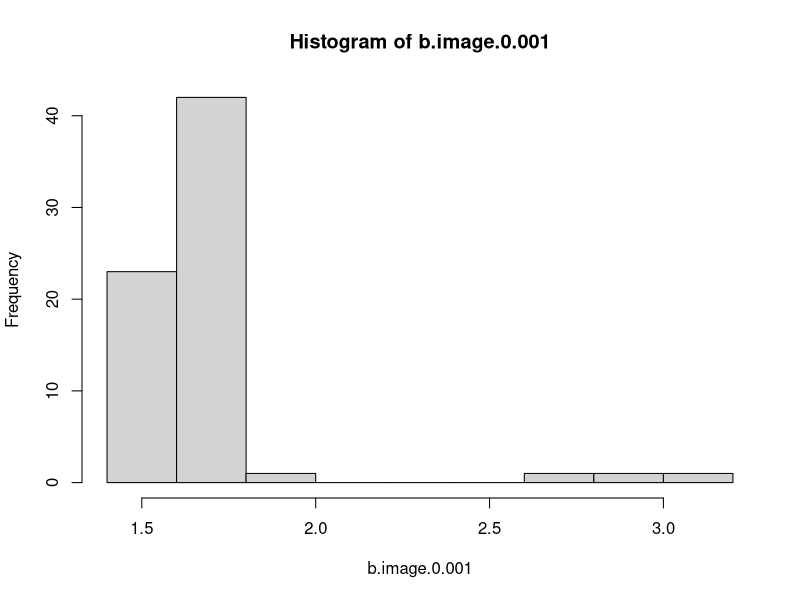
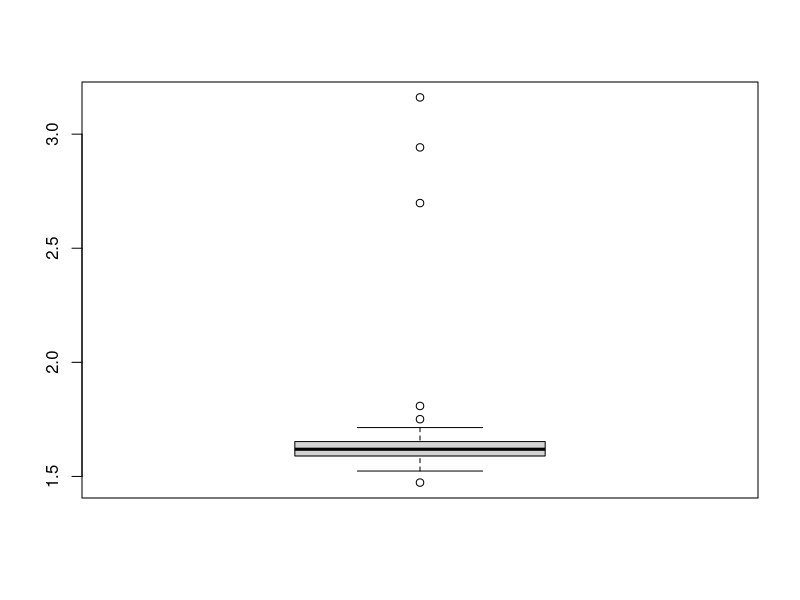
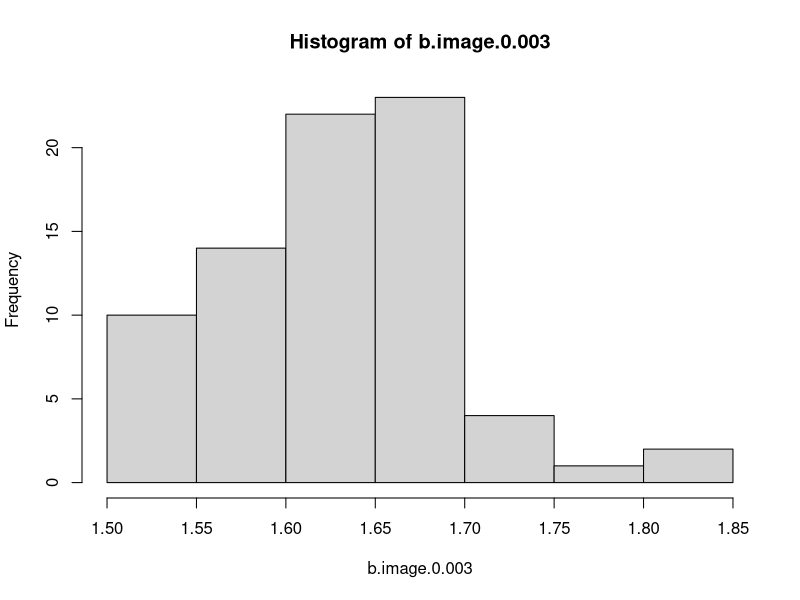
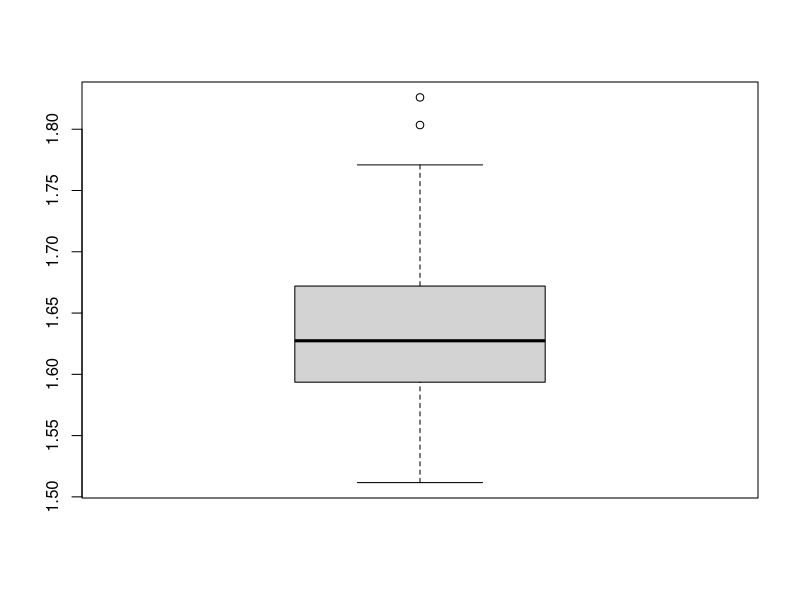
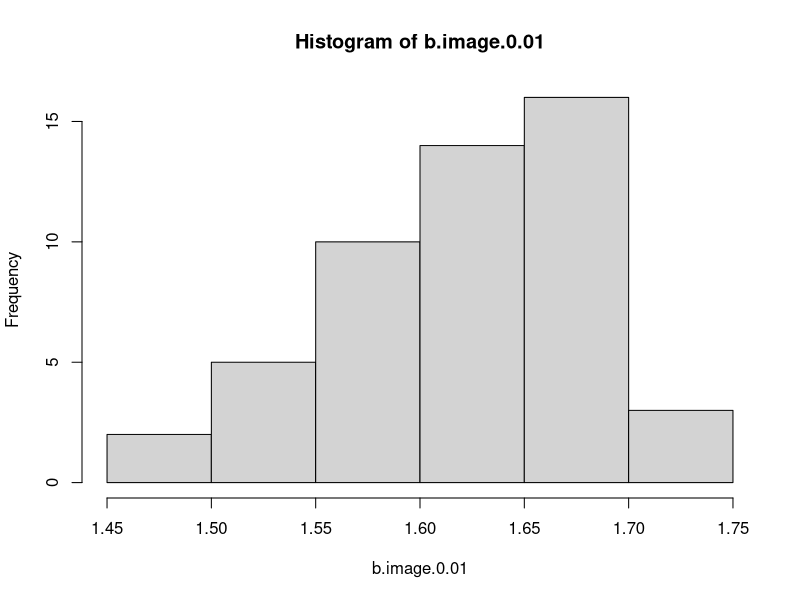
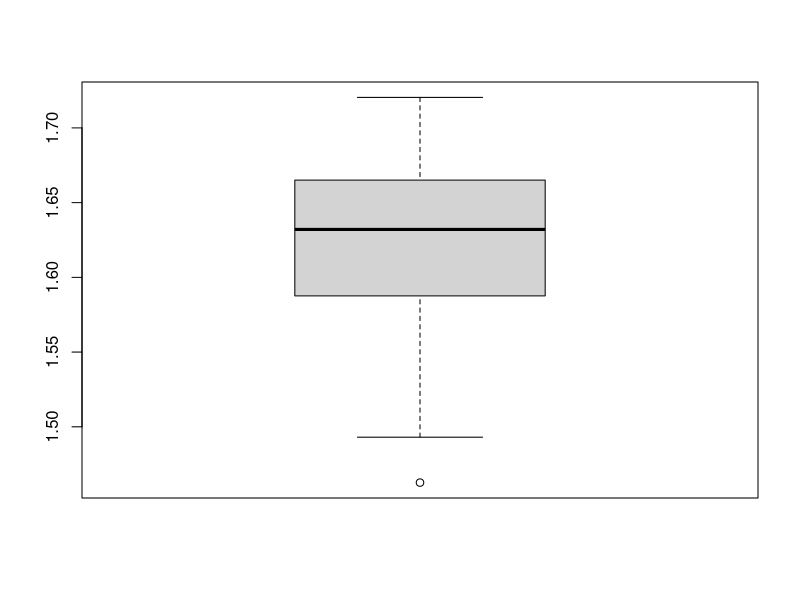
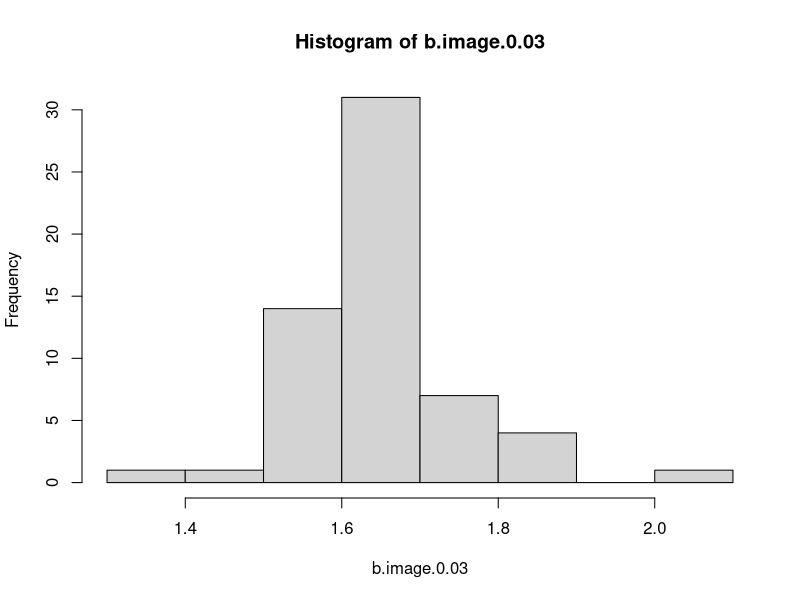
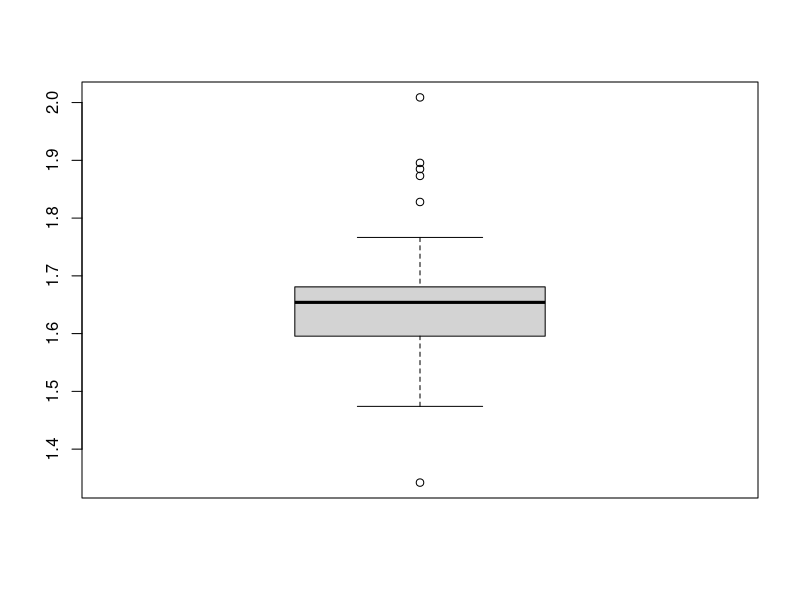

Recreate these plots in R, in order.
b.image.0.001 <- c(1.65957, 1.58456, 1.63188, 1.60913, 1.47296, 1.53203,
                   1.60432, 1.59929, 1.53153, 1.62258, 1.75071, 1.71033,
                   1.80881, 1.69827, 1.59029, 1.6359, 1.63152, 1.53424,
                   1.6414, 1.52838, 1.609, 1.63999, 1.5932, 1.62051,
                   1.68926, 1.62568, 1.61905, 1.65552, 1.61508, 1.6095,
                   1.71414, 1.64343, 1.59009, 1.52363, 1.65772, 1.53862,
                   1.55137, 1.53396, 1.58125, 1.65279, 1.65415, 1.60328,
                   1.60836, 1.53195, 1.57777, 1.55812, 1.58955, 1.7042,
                   1.67022, 1.68041, 1.6124, 1.57877, 1.61855, 1.60517,
                   1.65235,	1.64308, 1.58908, 1.62831, 1.61879, 2.69795,
                   3.16106,	2.94201, 1.67695, 1.63637, 1.59643, 1.57022,
                   1.62276,	1.62296, 1.64427)
print('0.001"/h')
print(t.test(b.image.0.001))
hist(b.image.0.001)
boxplot(b.image.0.001)
print(quantile(b.image.0.001,.25))
print('rango intercuartilico')
print(IQR(b.image.0.001))
print(quantile(b.image.0.001,.75))

b.image.0.003 <- c(1.63836, 1.60766, 1.59409, 1.57467, 1.59729, 1.62333,
                   1.6059, 1.65226, 1.54462, 1.51165, 1.59308, 1.53035,
                   1.56408, 1.6923, 1.68772, 1.7148, 1.63015, 1.60351,
                   1.55278, 1.61558, 1.5963, 1.64675, 1.61097, 1.62689,
                   1.57629, 1.54946, 1.56703, 1.51636, 1.58711, 1.60578,
                   1.59707, 1.62715, 1.64373, 1.60915, 1.68949, 1.54596,
                   1.51951, 1.51586, 1.66348, 1.69772, 1.67196, 1.67716,
                   1.58619, 1.54814, 1.63068, 1.66688, 1.61897, 1.60479,
                   1.62139, 1.54389, 1.67209, 1.66129, 1.64936, 1.62391,
                   1.59886, 1.59074, 1.63125, 1.66727, 1.69764, 1.65348,
                   1.69472, 1.74543, 1.67639, 1.82597, 1.80342, 1.7709,
                   1.72479, 1.65767, 1.67092, 1.68683, 1.66109, 1.70787,
                   1.68627, 1.67764, 1.6276, 1.67083)
print('0.003"/h')
# print(t.test(b.image.0.003))
hist(b.image.0.003)
boxplot(b.image.0.003)
print(quantile(b.image.0.003,.25))
print('rango intercuartilico')
print(IQR(b.image.0.003))
print(quantile(b.image.0.003,.75))

b.image.0.01 <- c(1.64841, 1.70521, 1.69308, 1.67314, 1.60814, 1.59323,
                  1.59986, 1.68074, 1.7204, 1.65258, 1.68853, 1.6919,
                  1.63945, 1.65408, 1.62651, 1.46268, 1.54256, 1.56408,
                  1.5796, 1.61631, 1.59823, 1.60769, 1.60123, 1.63199,
                  1.66338, 1.55636, 1.65435, 1.61525, 1.59692, 1.56059,
                  1.52739, 1.65677, 1.66775, 1.65274, 1.67394, 1.6397,
                  1.52171, 1.6274, 1.6485, 1.52715, 1.50633, 1.49305,
                  1.5876, 1.57621, 1.70806, 1.66507, 1.63216, 1.67971,
                  1.63718, 1.67453)
print('0.01"/h')
# print(t.test(b.image.0.01))
hist(b.image.0.01)
boxplot(b.image.0.01)
print(quantile(b.image.0.01,.25))
print('rango intercuartilico')
print(IQR(b.image.0.01))
print(quantile(b.image.0.01,.75))

b.image.0.03 <- c(1.61135, 1.64384, 1.60513, 1.47405, 1.52052, 1.55107,
                  1.70507, 1.71114, 1.75529, 1.71696, 1.71262, 1.66456,
                  1.67298, 1.89556, 1.82791, 2.00893, 1.50265, 1.52974,
                  1.56905, 1.5547, 1.60051, 1.65992, 1.66732, 1.57113,
                  1.62073, 1.592, 1.57827, 1.65674, 1.67052, 1.67227,
                  1.68627, 1.63978, 1.66713, 1.68203, 1.63467, 1.65407,
                  1.62, 1.61048, 1.54221, 1.59916, 1.65841, 1.67979,
                  1.64918, 1.68491, 1.66735, 1.76652, 1.6615, 1.70635,
                  1.62949, 1.63688, 1.66305, 1.66815, 1.88494, 1.64052,
                  1.87303, 1.52761, 1.34208, 1.55484, 1.56818)
print('0.03"/h')
# print(t.test(b.image.0.03))
hist(b.image.0.03)
boxplot(b.image.0.03)
print(quantile(b.image.0.03,.25))
print('rango intercuartilico')
print(IQR(b.image.0.03))
print(quantile(b.image.0.03,.75))

b.image.0.1 <- c(1.50168, 1.50518, 1.5444, 1.53163, 1.67317, 1.63311,
                 1.64652, 1.6326, 1.63609, 1.59472, 1.63368, 1.50857,
                 1.50151, 1.47999, 1.67521, 1.69732, 1.68084, 1.67822,
                 1.65629, 1.67727, 1.59896, 1.62061, 1.60745, 1.63775,
                 1.55165, 1.5836, 1.5827, 1.6219, 1.72445, 1.61182,
                 1.64002, 1.65999, 1.65128, 1.64851, 1.6837, 1.65787,
                 1.64071, 1.67335, 1.6547, 1.57615, 1.6, 1.56165,
                 1.7128, 1.61451, 1.63493, 1.56453, 1.61191, 1.5566,
                 1.67695, 1.66723, 1.67385, 1.69024, 1.65141, 1.65986,
                 1.7226, 1.5997, 1.5955, 2.34176, 2.3932, 2.30477,
                 2.37533)
print('0.1"/h')
# print(t.test(b.image.0.1))
hist(b.image.0.1)
boxplot(b.image.0.1)
print(quantile(b.image.0.1,.25))
print('rango intercuartilico')
print(IQR(b.image.0.1))
print(quantile(b.image.0.1,.75))

b.image.0.3 <- c(1.56475, 1.55062, 1.54891, 1.62787, 1.56206, 1.63685,
                 1.5261, 1.65559, 1.63797, 1.68074, 1.78322, 1.8855,
                 1.86114, 1.55463, 1.60742, 1.53424, 1.61401, 1.67295,
                 1.64963, 1.62574, 1.52277, 1.60216, 1.58363, 1.63792,
                 1.67183, 1.67378, 1.60765, 1.66849, 1.60551, 1.59519,
                 1.62413, 1.56321, 1.6891, 1.699, 1.69067, 1.65344,
                 1.55329, 1.64759, 1.53349, 1.6691, 1.66413, 1.62467,
                 1.86159, 1.82262, 1.78102, 1.53118, 1.62823, 1.52828,
                 1.68529, 1.69511, 1.63132, 1.58978, 1.53934, 1.51527,
                 1.63737, 1.64066, 1.66574, 1.63702, 1.58569, 1.58011,
                 1.60439, 1.53625, 1.53066, 1.54386, 1.58851, 1.61148,
                 1.61726, 1.596, 1.52427, 1.56017, 1.51511)
print('0.3"/h')
# print(t.test(b.image.0.3))
hist(b.image.0.3)
boxplot(b.image.0.3)
print(quantile(b.image.0.3,.25))
print('rango intercuartilico')
print(IQR(b.image.0.3))
print(quantile(b.image.0.3,.75))

b.image.1 <- c(1.66384, 1.73226, 1.66512, 1.63421, 1.54116, 1.5426,
               1.64472, 1.54898, 1.61435, 1.47893, 1.64668, 1.64628,
               1.57236, 1.55481, 1.57245, 1.73994, 1.70429, 1.67773,
               1.58225, 1.64974, 1.70319, 1.70425, 1.66768, 1.63527,
               1.59357, 1.70464, 1.79845, 2.77225, 3.27377, 2.07737,
               1.65834, 1.69827, 1.62413, 1.6968, 1.76189, 1.77143,
               1.55621, 1.61473, 1.61529, 1.64069, 1.61224, 1.59832,
               1.57772, 1.68224, 1.66744, 1.68163, 1.68358, 1.7358,
               1.68898, 1.58597, 1.54751, 1.58143, 1.67487, 1.73086,
               1.68479, 1.63578, 1.66983, 1.77531, 1.64106, 1.64588,
               1.59485, 1.6564, 1.70194, 1.66048, 1.65317, 1.65514,
               1.71674, 1.70059, 1.72489, 1.71539, 1.73043, 1.70072,
               1.70281, 1.65029, 1.66214)
print('1"/h')
# print(t.test(b.image.1))
hist(b.image.1)
boxplot(b.image.1)
print(quantile(b.image.1,.25))
print('rango intercuartilico')
print(IQR(b.image.1))
print(quantile(b.image.1,.75))

b.image.3 <- c(1.68592, 1.69895, 1.7319, 1.68493, 1.70284, 1.7001,
               1.69276, 1.73477, 1.69359, 1.67514, 1.64236, 1.72228,
               1.73319, 1.60916, 1.61644, 1.61737, 1.59324, 1.63335,
               1.61273, 1.65789, 1.68723, 1.66349, 1.67765, 1.65495,
               1.73392, 1.71797, 1.71095, 1.66692, 1.65839, 1.63494,
               1.68724, 1.65327, 1.63268, 1.61488, 1.6582, 1.69399,
               1.66952, 1.61982, 1.72961, 1.67713, 1.7481, 1.67593,
               1.74637, 2.11825, 2.22498, 1.73462, 1.57098, 1.63666,
               1.69759, 1.72964, 1.70338, 1.73684, 1.75854, 1.70965,
               1.6484)
print('3"/h')
# print(t.test(b.image.3))
hist(b.image.3)
boxplot(b.image.3)
print(quantile(b.image.3,.25))
print('rango intercuartilico')
print(IQR(b.image.3))
print(quantile(b.image.3,.75))

b.image.10 <- c(2.24657, 1.6542, 1.87353, 1.63252, 1.70351, 1.783,
                1.72459, 1.60807, 1.63268, 1.70206, 1.56177, 1.54785,
                1.56065, 1.59562, 1.69376, 1.75088, 1.63166, 1.70028,
                1.97531, 1.61721, 1.62885, 1.68523, 1.61505)
b.image.30 <- c(1.74305, 2.11986, 1.66443, 1.57055, 4.00592, 1.81551,
                1.5793, 1.57151, 1.49087, 2.04588, 1.71434)
